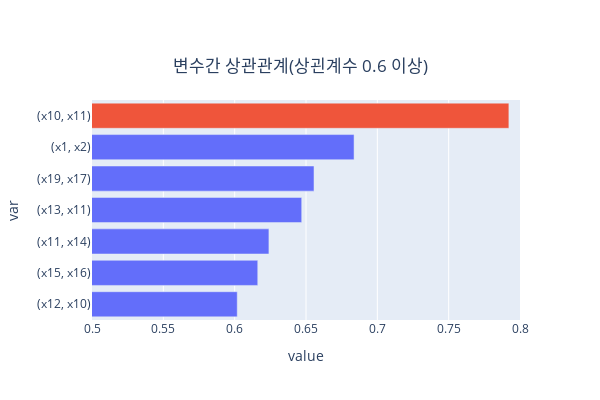

Notebook cell for this chart:
### Code cell
# | code-fold : true
fig = cor_data.plot(kind = "barh", backend = "plotly",
              y = "var", x = "value", color = "color",
                    width = 600, height = 400, title = "변수간 상관관계(상괸계수 0.6 이상)")

fig.update_layout(showlegend = False,
                  title_x = 0.5,
                  title_y = 0.85,
                 )

fig.update_xaxes(range = [0.5,0.8])

### Figure 1 — Plotly figure (JSON) as saved in the notebook; plotly's stock layout.template omitted (floating-point values rounded to 4 significant figures)
{"data": [{"alignmentgroup": "True", "hovertemplate": "color=blue<br>value=%{x}<br>var=%{y}<extra></extra>", "legendgroup": "blue", "marker": {"color": "#636efa", "pattern": {"shape": ""}}, "name": "blue", "offsetgroup": "blue", "orientation": "h", "showlegend": true, "textposition": "auto", "type": "bar", "x": [0.6018, 0.6162, 0.624, 0.647, 0.6556, 0.6837], "xaxis": "x", "y": ["(x12, x10)", "(x15, x16)", "(x11, x14)", "(x13, x11)", "(x19, x17)", "(x1, x2)"], "yaxis": "y"}, {"alignmentgroup": "True", "hovertemplate": "color=red<br>value=%{x}<br>var=%{y}<extra></extra>", "legendgroup": "red", "marker": {"color": "#EF553B", "pattern": {"shape": ""}}, "name": "red", "offsetgroup": "red", "orientation": "h", "showlegend": true, "textposition": "auto", "type": "bar", "x": [0.7922], "xaxis": "x", "y": ["(x10, x11)"], "yaxis": "y"}], "layout": {"barmode": "relative", "height": 400, "legend": {"title": {"text": "color"}, "tracegroupgap": 0}, "showlegend": false, "title": {"text": "변수간 상관관계(상괸계수 0.6 이상)", "x": 0.5, "y": 0.85}, "width": 600, "xaxis": {"anchor": "y", "domain": [0, 1], "range": [0.5, 0.8], "title": {"text": "value"}, "type": "linear"}, "yaxis": {"anchor": "x", "autorange": true, "domain": [0, 1], "range": [-0.5, 6.5], "title": {"text": "var"}, "type": "category"}}}
